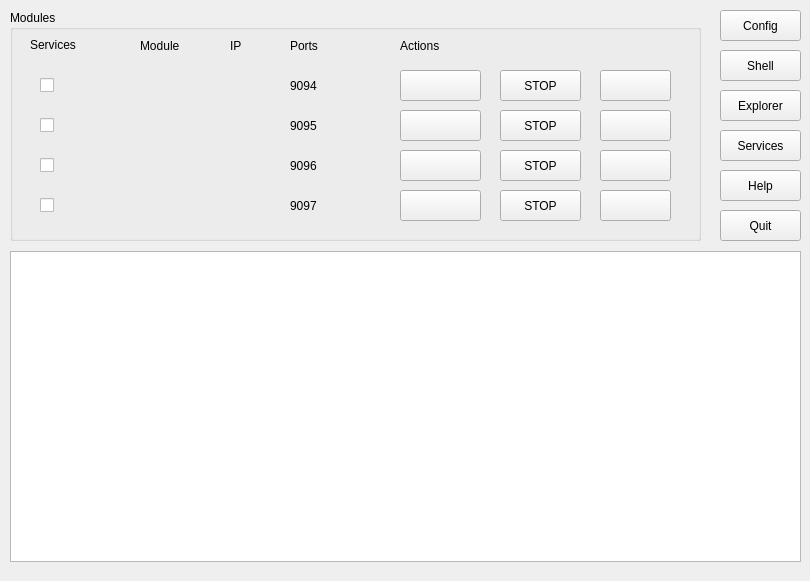
<?xml version="1.0" encoding="UTF-8"?>
<ui version="4.0">
 <class>Form</class>
 <widget class="QWidget" name="Form">
  <property name="geometry">
   <rect>
    <x>0</x>
    <y>0</y>
    <width>810</width>
    <height>581</height>
   </rect>
  </property>
  <property name="windowTitle">
   <string>Form</string>
  </property>
  <property name="windowIcon">
   <iconset>
    <normaloff>spider.png</normaloff>spider.png</iconset>
  </property>
  <widget class="QPushButton" name="Quit">
   <property name="geometry">
    <rect>
     <x>720</x>
     <y>210</y>
     <width>81</width>
     <height>31</height>
    </rect>
   </property>
   <property name="text">
    <string>Quit</string>
   </property>
   <property name="icon">
    <iconset>
     <normaloff>icons/exit-icon-4597.png</normaloff>icons/exit-icon-4597.png</iconset>
   </property>
  </widget>
  <widget class="QPushButton" name="Services">
   <property name="geometry">
    <rect>
     <x>720</x>
     <y>130</y>
     <width>81</width>
     <height>31</height>
    </rect>
   </property>
   <property name="text">
    <string>Services</string>
   </property>
  </widget>
  <widget class="QPushButton" name="Shell">
   <property name="geometry">
    <rect>
     <x>720</x>
     <y>50</y>
     <width>81</width>
     <height>31</height>
    </rect>
   </property>
   <property name="text">
    <string>Shell</string>
   </property>
  </widget>
  <widget class="QPushButton" name="Help">
   <property name="geometry">
    <rect>
     <x>720</x>
     <y>170</y>
     <width>81</width>
     <height>31</height>
    </rect>
   </property>
   <property name="text">
    <string>Help</string>
   </property>
   <property name="icon">
    <iconset>
     <normaloff>icons/216643_help_icon.png</normaloff>icons/216643_help_icon.png</iconset>
   </property>
  </widget>
  <widget class="QPushButton" name="Explorer">
   <property name="geometry">
    <rect>
     <x>720</x>
     <y>90</y>
     <width>81</width>
     <height>31</height>
    </rect>
   </property>
   <property name="text">
    <string>Explorer</string>
   </property>
  </widget>
  <widget class="QGroupBox" name="groupBox">
   <property name="geometry">
    <rect>
     <x>10</x>
     <y>10</y>
     <width>691</width>
     <height>231</height>
    </rect>
   </property>
   <property name="title">
    <string>Modules</string>
   </property>
   <widget class="QCheckBox" name="checkBox_6">
    <property name="geometry">
     <rect>
      <x>30</x>
      <y>180</y>
      <width>21</width>
      <height>31</height>
     </rect>
    </property>
    <property name="text">
     <string/>
    </property>
   </widget>
   <widget class="QCheckBox" name="checkBox_7">
    <property name="geometry">
     <rect>
      <x>30</x>
      <y>60</y>
      <width>21</width>
      <height>31</height>
     </rect>
    </property>
    <property name="text">
     <string/>
    </property>
   </widget>
   <widget class="QCheckBox" name="checkBox_9">
    <property name="geometry">
     <rect>
      <x>30</x>
      <y>140</y>
      <width>21</width>
      <height>31</height>
     </rect>
    </property>
    <property name="text">
     <string/>
    </property>
   </widget>
   <widget class="QCheckBox" name="checkBox_10">
    <property name="geometry">
     <rect>
      <x>30</x>
      <y>100</y>
      <width>21</width>
      <height>31</height>
     </rect>
    </property>
    <property name="text">
     <string/>
    </property>
   </widget>
   <widget class="QPushButton" name="StopButton_6">
    <property name="geometry">
     <rect>
      <x>490</x>
      <y>180</y>
      <width>81</width>
      <height>31</height>
     </rect>
    </property>
    <property name="text">
     <string>STOP</string>
    </property>
    <property name="icon">
     <iconset>
      <normaloff>icons/Stopicon.png</normaloff>icons/Stopicon.png</iconset>
    </property>
   </widget>
   <widget class="QPushButton" name="StartButton_6">
    <property name="geometry">
     <rect>
      <x>390</x>
      <y>180</y>
      <width>81</width>
      <height>31</height>
     </rect>
    </property>
    <property name="text">
     <string/>
    </property>
    <property name="icon">
     <iconset>
      <normaloff>icons/start-button.png</normaloff>icons/start-button.png</iconset>
    </property>
    <property name="iconSize">
     <size>
      <width>32</width>
      <height>32</height>
     </size>
    </property>
   </widget>
   <widget class="QPushButton" name="StopButton_7">
    <property name="geometry">
     <rect>
      <x>490</x>
      <y>100</y>
      <width>81</width>
      <height>31</height>
     </rect>
    </property>
    <property name="text">
     <string>STOP</string>
    </property>
    <property name="icon">
     <iconset>
      <normaloff>icons/Stopicon.png</normaloff>icons/Stopicon.png</iconset>
    </property>
   </widget>
   <widget class="QPushButton" name="StartButton_7">
    <property name="geometry">
     <rect>
      <x>390</x>
      <y>60</y>
      <width>81</width>
      <height>31</height>
     </rect>
    </property>
    <property name="text">
     <string/>
    </property>
    <property name="icon">
     <iconset>
      <normaloff>icons/start-button.png</normaloff>icons/start-button.png</iconset>
    </property>
    <property name="iconSize">
     <size>
      <width>32</width>
      <height>32</height>
     </size>
    </property>
   </widget>
   <widget class="QPushButton" name="StopButton_8">
    <property name="geometry">
     <rect>
      <x>490</x>
      <y>140</y>
      <width>81</width>
      <height>31</height>
     </rect>
    </property>
    <property name="text">
     <string>STOP</string>
    </property>
    <property name="icon">
     <iconset>
      <normaloff>icons/Stopicon.png</normaloff>icons/Stopicon.png</iconset>
    </property>
   </widget>
   <widget class="QPushButton" name="StopButton_9">
    <property name="geometry">
     <rect>
      <x>490</x>
      <y>60</y>
      <width>81</width>
      <height>31</height>
     </rect>
    </property>
    <property name="text">
     <string>STOP</string>
    </property>
    <property name="icon">
     <iconset>
      <normaloff>icons/Stopicon.png</normaloff>icons/Stopicon.png</iconset>
    </property>
   </widget>
   <widget class="QPushButton" name="StartButton_9">
    <property name="geometry">
     <rect>
      <x>390</x>
      <y>140</y>
      <width>81</width>
      <height>31</height>
     </rect>
    </property>
    <property name="text">
     <string/>
    </property>
    <property name="icon">
     <iconset>
      <normaloff>icons/start-button.png</normaloff>icons/start-button.png</iconset>
    </property>
    <property name="iconSize">
     <size>
      <width>32</width>
      <height>32</height>
     </size>
    </property>
   </widget>
   <widget class="QPushButton" name="StartButton_10">
    <property name="geometry">
     <rect>
      <x>390</x>
      <y>100</y>
      <width>81</width>
      <height>31</height>
     </rect>
    </property>
    <property name="text">
     <string/>
    </property>
    <property name="icon">
     <iconset>
      <normaloff>icons/start-button.png</normaloff>icons/start-button.png</iconset>
    </property>
    <property name="iconSize">
     <size>
      <width>32</width>
      <height>32</height>
     </size>
    </property>
   </widget>
   <widget class="QPushButton" name="LogButton_6">
    <property name="geometry">
     <rect>
      <x>590</x>
      <y>100</y>
      <width>71</width>
      <height>31</height>
     </rect>
    </property>
    <property name="text">
     <string/>
    </property>
    <property name="icon">
     <iconset>
      <normaloff>icons/LogIcon.png</normaloff>icons/LogIcon.png</iconset>
    </property>
    <property name="iconSize">
     <size>
      <width>32</width>
      <height>32</height>
     </size>
    </property>
   </widget>
   <widget class="QPushButton" name="LogButton_7">
    <property name="geometry">
     <rect>
      <x>590</x>
      <y>60</y>
      <width>71</width>
      <height>31</height>
     </rect>
    </property>
    <property name="text">
     <string/>
    </property>
    <property name="icon">
     <iconset>
      <normaloff>icons/LogIcon.png</normaloff>icons/LogIcon.png</iconset>
    </property>
    <property name="iconSize">
     <size>
      <width>32</width>
      <height>32</height>
     </size>
    </property>
   </widget>
   <widget class="QPushButton" name="LogButton_8">
    <property name="geometry">
     <rect>
      <x>590</x>
      <y>140</y>
      <width>71</width>
      <height>31</height>
     </rect>
    </property>
    <property name="text">
     <string/>
    </property>
    <property name="icon">
     <iconset>
      <normaloff>icons/LogIcon.png</normaloff>icons/LogIcon.png</iconset>
    </property>
    <property name="iconSize">
     <size>
      <width>32</width>
      <height>32</height>
     </size>
    </property>
   </widget>
   <widget class="QPushButton" name="LogButton_9">
    <property name="geometry">
     <rect>
      <x>590</x>
      <y>180</y>
      <width>71</width>
      <height>31</height>
     </rect>
    </property>
    <property name="text">
     <string/>
    </property>
    <property name="icon">
     <iconset>
      <normaloff>icons/LogIcon.png</normaloff>icons/LogIcon.png</iconset>
    </property>
    <property name="iconSize">
     <size>
      <width>32</width>
      <height>32</height>
     </size>
    </property>
   </widget>
   <widget class="QLabel" name="label_6">
    <property name="geometry">
     <rect>
      <x>390</x>
      <y>20</y>
      <width>51</width>
      <height>31</height>
     </rect>
    </property>
    <property name="text">
     <string>Actions</string>
    </property>
   </widget>
   <widget class="QLabel" name="label_7">
    <property name="geometry">
     <rect>
      <x>280</x>
      <y>20</y>
      <width>51</width>
      <height>31</height>
     </rect>
    </property>
    <property name="text">
     <string>Ports</string>
    </property>
   </widget>
   <widget class="QLabel" name="label_8">
    <property name="geometry">
     <rect>
      <x>20</x>
      <y>20</y>
      <width>49</width>
      <height>31</height>
     </rect>
    </property>
    <property name="text">
     <string>Services</string>
    </property>
    <property name="textFormat">
     <enum>Qt::RichText</enum>
    </property>
   </widget>
   <widget class="QLabel" name="label_9">
    <property name="geometry">
     <rect>
      <x>130</x>
      <y>20</y>
      <width>49</width>
      <height>31</height>
     </rect>
    </property>
    <property name="text">
     <string>Module</string>
    </property>
   </widget>
   <widget class="QLabel" name="label_10">
    <property name="geometry">
     <rect>
      <x>220</x>
      <y>20</y>
      <width>49</width>
      <height>31</height>
     </rect>
    </property>
    <property name="text">
     <string>IP</string>
    </property>
   </widget>
   <widget class="QLabel" name="label">
    <property name="geometry">
     <rect>
      <x>280</x>
      <y>60</y>
      <width>47</width>
      <height>31</height>
     </rect>
    </property>
    <property name="text">
     <string>9094</string>
    </property>
   </widget>
   <widget class="QLabel" name="label_2">
    <property name="geometry">
     <rect>
      <x>280</x>
      <y>100</y>
      <width>47</width>
      <height>31</height>
     </rect>
    </property>
    <property name="text">
     <string>9095</string>
    </property>
   </widget>
   <widget class="QLabel" name="label_3">
    <property name="geometry">
     <rect>
      <x>280</x>
      <y>140</y>
      <width>47</width>
      <height>31</height>
     </rect>
    </property>
    <property name="text">
     <string>9096</string>
    </property>
   </widget>
   <widget class="QLabel" name="label_4">
    <property name="geometry">
     <rect>
      <x>280</x>
      <y>180</y>
      <width>47</width>
      <height>31</height>
     </rect>
    </property>
    <property name="text">
     <string>9097</string>
    </property>
   </widget>
  </widget>
  <widget class="QPushButton" name="Cnig">
   <property name="geometry">
    <rect>
     <x>720</x>
     <y>10</y>
     <width>81</width>
     <height>31</height>
    </rect>
   </property>
   <property name="text">
    <string>Config</string>
   </property>
   <property name="icon">
    <iconset>
     <normaloff>icons/Config.png</normaloff>icons/Config.png</iconset>
   </property>
  </widget>
  <widget class="QTextBrowser" name="textBrowser">
   <property name="geometry">
    <rect>
     <x>10</x>
     <y>251</y>
     <width>791</width>
     <height>311</height>
    </rect>
   </property>
  </widget>
 </widget>
 <resources/>
 <connections/>
</ui>
